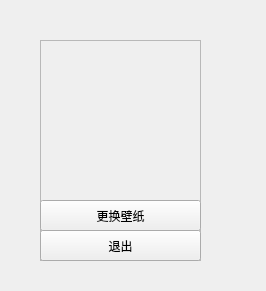
<?xml version="1.0" encoding="UTF-8"?>
<ui version="4.0">
 <class>LowerMenu</class>
 <widget class="QWidget" name="LowerMenu">
  <property name="geometry">
   <rect>
    <x>0</x>
    <y>0</y>
    <width>266</width>
    <height>291</height>
   </rect>
  </property>
  <property name="windowTitle">
   <string>Form</string>
  </property>
  <widget class="QFrame" name="frame">
   <property name="geometry">
    <rect>
     <x>40</x>
     <y>40</y>
     <width>161</width>
     <height>221</height>
    </rect>
   </property>
   <property name="frameShape">
    <enum>QFrame::StyledPanel</enum>
   </property>
   <property name="frameShadow">
    <enum>QFrame::Raised</enum>
   </property>
   <widget class="QPushButton" name="exit">
    <property name="geometry">
     <rect>
      <x>0</x>
      <y>190</y>
      <width>161</width>
      <height>31</height>
     </rect>
    </property>
    <property name="text">
     <string>退出</string>
    </property>
   </widget>
   <widget class="QPushButton" name="rand_change">
    <property name="geometry">
     <rect>
      <x>0</x>
      <y>160</y>
      <width>161</width>
      <height>31</height>
     </rect>
    </property>
    <property name="text">
     <string>更换壁纸</string>
    </property>
   </widget>
  </widget>
 </widget>
 <resources/>
 <connections/>
</ui>
